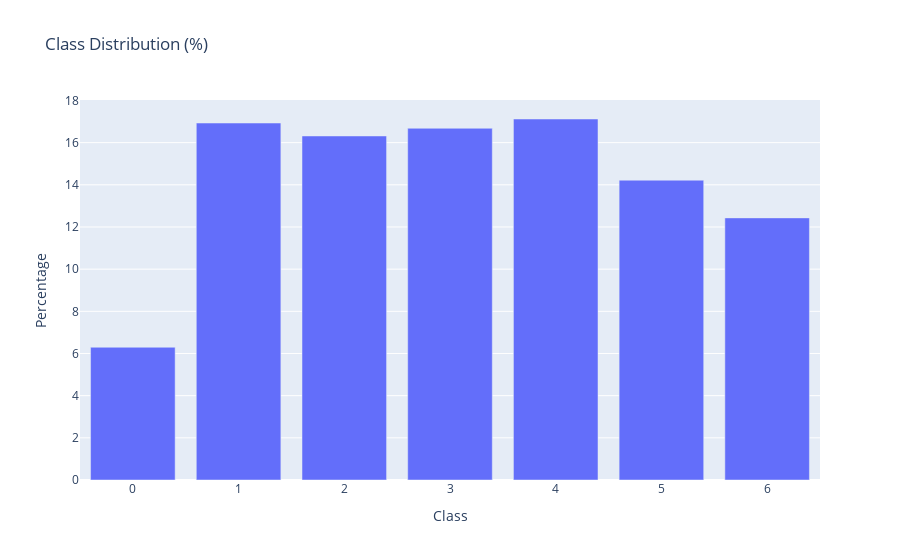

The notebook cell saved with this chart:
### Code cell
# Explore the data structure
print("Dataset shape:", main_df.shape)
print("\nColumns:", main_df.columns.tolist())
print("\nData types:")
print(main_df.dtypes.value_counts())

# Identify the target column (should be 'class' for wine dataset)
target_col = 'class' if 'class' in main_df.columns else 'Type'
print(f"\nTarget variable distribution (column: {target_col}):")
print(main_df[target_col].value_counts())
print("\nFirst few rows:")
display(main_df.head())

# Check for missing values
print(f"\nMissing values per column:")
missing_values = main_df.isnull().sum()
print(f"Total columns with missing values: {(missing_values > 0).sum()}")
print(f"Total missing values: {missing_values.sum()}")

# Show columns with most missing values (top 10)
if missing_values.sum() > 0:
    print("\nTop 10 columns with missing values:")
    print(missing_values[missing_values > 0].sort_values(ascending=False).head(10))

# Class distribution percentage plot on bar chart
class_distribution = main_df[target_col].value_counts(normalize=True) * 100
fig = go.Figure(data=[go.Bar(x=class_distribution.index, y=class_distribution.values)])
fig.update_layout(title='Class Distribution (%)', xaxis_title='Class', yaxis_title='Percentage')
fig.show()

# Separate features and target (exclude SHA256, target column, and 'class' if it exists)
cols_to_drop = [target_col, 'SHA256']
if 'class' in main_df.columns and 'class' != target_col:
    cols_to_drop.append('class')
    
X = main_df.drop(columns=cols_to_drop)
y = main_df[target_col]

print(f"\nDropped columns: {cols_to_drop}")
print(f"Original data shape: {X.shape}")
print(f"Missing values in X: {X.isnull().sum().sum()}")

# Handle missing values - fill with 0 (appropriate for malware features)
X_clean = X.fillna(0)
print(f"Missing values after cleaning: {X_clean.isnull().sum().sum()}")

# Encode target labels
label_encoder = LabelEncoder()
y_encoded = label_encoder.fit_transform(y)
print(f"Encoded classes: {list(label_encoder.classes_)}")

# Split data into training and testing sets
X_train, X_test, y_train, y_test = train_test_split(X_clean, y_encoded, test_size=0.2, random_state=42, stratify=y_encoded)
print(f"Training data shape: {X_train.shape}")
print(f"Testing data shape: {X_test.shape}")

### Figure 1 — Plotly figure (JSON) as saved in the notebook; plotly's stock layout.template omitted (floating-point values rounded to 4 significant figures)
{"data": [{"type": "bar", "x": [4, 1, 3, 2, 5, 6, 0], "y": [17.12, 16.93, 16.68, 16.32, 14.22, 12.43, 6.297]}], "layout": {"title": {"text": "Class Distribution (%)"}, "xaxis": {"title": {"text": "Class"}}, "yaxis": {"title": {"text": "Percentage"}}}}
